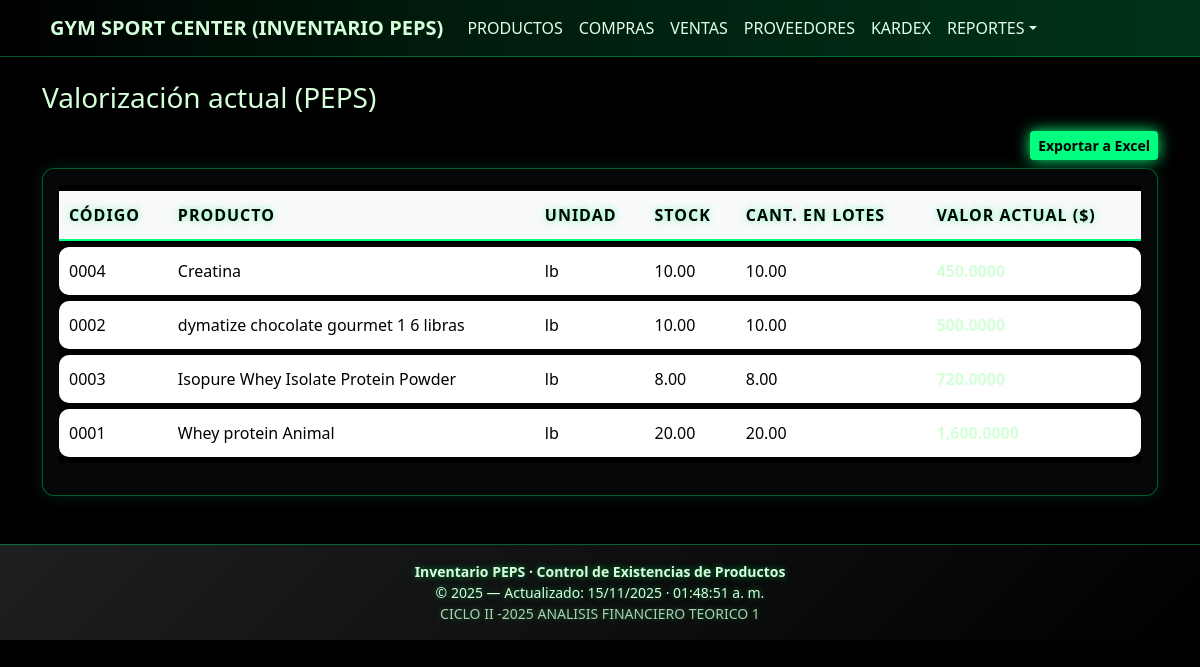
Before: /index.php?controller=reportes&action=valorizacion with the older database file.
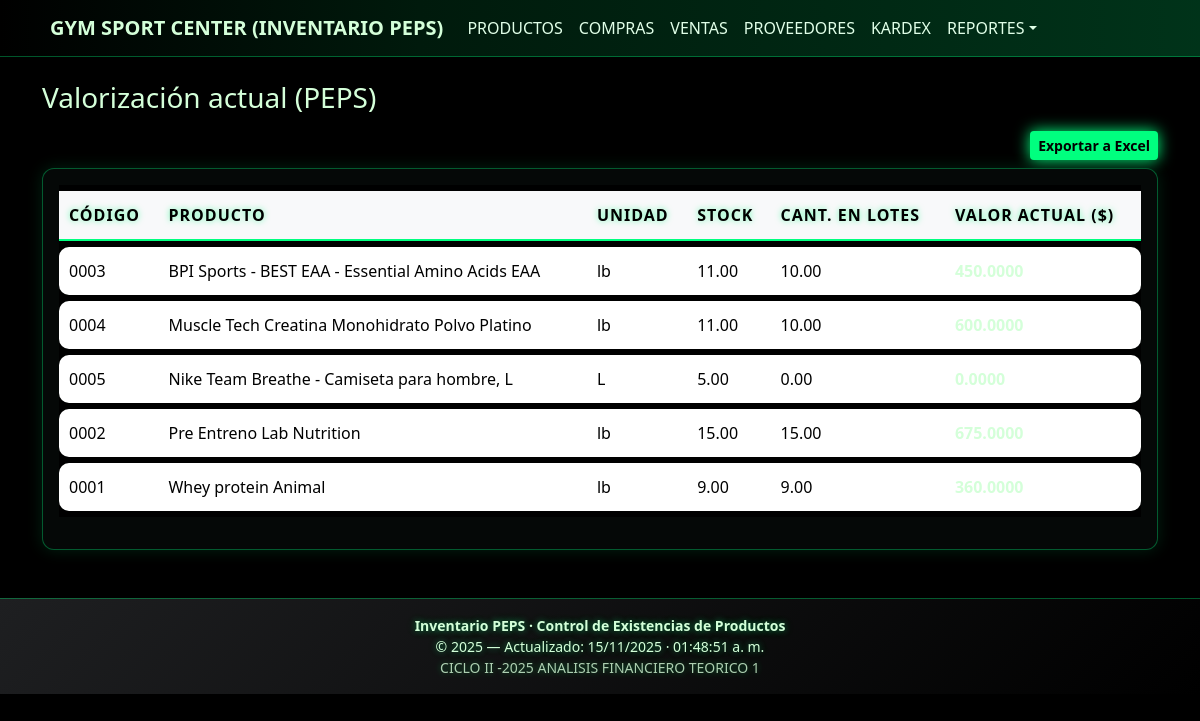
After: the same page with the newer database file.
### tables this page shows
CREATE TABLE `productos` (
  `id` int(11) NOT NULL,
  `codigo` varchar(50) DEFAULT NULL,
  `nombre` varchar(120) NOT NULL,
  `unidad` varchar(20) DEFAULT 'unidad',
  `proveedor_id` int(10) UNSIGNED DEFAULT NULL,
  `stock` decimal(12,2) NOT NULL DEFAULT 0.00,
  `creado_en` timestamp NOT NULL DEFAULT current_timestamp(),
  `imagen` varchar(255) DEFAULT NULL
);

### app/core/controller.php (called while the page is built, shortened)
<?php
class Controller {
  protected function view($view, $data = []) {
    extract($data);
    require __DIR__ . '/../views/layout/header.php';
    require __DIR__ . '/../views/' . $view . '.php';
    require __DIR__ . '/../views/layout/footer.php';
  }
}

### app/controllers/ReportesController.php (called while the page is built, shortened)
<?php
require_once __DIR__ . '/../core/Controller.php';
require_once __DIR__ . '/../models/Movimiento.php';
class ReportesController extends Controller {
  public function valorizacion() {
    $resumen = Movimiento::valorizacionActual();
    $this->view('reportes/valorizacion', compact('resumen'));
  }
}

### index.php (called while the page is built, shortened)
<?php
require_once __DIR__ . '/app/core/controller.php';
$action = $_GET['action'] ?? 'index';
$controller = new $controllerClass();
$controller->$action();

### app/models/Movimiento.php (called while the page is built, shortened)
<?php
class Movimiento {
  public static function valorizacionActual() {
    $pdo = Database::getInstance();
    $sql = "
      SELECT
        p.id     AS producto_id,
        p.codigo,
        p.nombre,
        p.unidad,
        p.stock,
        SUM(l.cantidad_disponible * l.costo_unitario) AS valor_actual,
        SUM(l.cantidad_disponible)                    AS cant_disponible
      FROM productos p
      LEFT JOIN lotes l ON l.producto_id = p.id
      GROUP BY
        p.id, p.codigo, p.nombre, p.unidad, p.stock
      ORDER BY p.nombre ASC
    ";
    return $pdo->query($sql)->fetchAll();
  }
}

### app/views/reportes/valorizacion.php (the view)
<h3 class="mb-3">Valorización actual (PEPS)</h3>
<div class="d-flex justify-content-end mb-2">
  <form method="post" action="index.php?controller=reportes&action=valorizacion_xls">
    <button class="btn btn-success btn-sm">Exportar a Excel</button>
  </form>
</div>
<div class="card shadow-sm">
  <div class="card-body table-responsive">
    <table class="table table-hover align-middle">
      <thead class="table-light">
        <tr>
          <th>Código</th><th>Producto</th><th>Unidad</th><th>Stock</th><th>Cant. en lotes</th><th>Valor actual ($)</th>
        </tr>
      </thead>
      <tbody>
        <?php foreach ($resumen as $r): ?>
          <tr>
            <td><?php echo htmlspecialchars($r['codigo']); ?></td>
            <td><?php echo htmlspecialchars($r['nombre']); ?></td>
            <td><?php echo htmlspecialchars($r['unidad']); ?></td>
            <td><?php echo number_format($r['stock'],2); ?></td>
            <td><?php echo number_format($r['cant_disponible'] ?? 0,2); ?></td>
            <td><strong><?php echo number_format($r['valor_actual'] ?? 0,4); ?></strong></td>
          </tr>
        <?php endforeach; ?>
      </tbody>
    </table>
  </div>
</div>

Changed rows visible on the page:
removed productos: codigo "0004", nombre "Creatina", unidad "lb", stock "10.00", cant_disponible "10.00"
removed productos: codigo "0002", nombre "dymatize chocolate gourmet 1 6 libras", unidad "lb", stock "10.00", cant_disponible "10.00"
removed productos: codigo "0003", nombre "Isopure Whey Isolate Protein Powder", unidad "lb", stock "8.00", cant_disponible "8.00"
removed productos: codigo "0001", nombre "Whey protein Animal", unidad "lb", stock "20.00", cant_disponible "20.00"
added productos: codigo "0003", nombre "BPI Sports - BEST EAA - Essential Amino Acids EAA", unidad "lb", stock "11.00", cant_disponible "10.00"
added productos: codigo "0004", nombre "Muscle Tech Creatina Monohidrato Polvo Platino", unidad "lb", stock "11.00", cant_disponible "10.00"
added productos: codigo "0005", nombre "Nike Team Breathe - Camiseta para hombre, L", unidad "L", stock "5.00", cant_disponible "0.00"
added productos: codigo "0002", nombre "Pre Entreno Lab Nutrition", unidad "lb", stock "15.00", cant_disponible "15.00"
added productos: codigo "0001", nombre "Whey protein Animal", unidad "lb", stock "9.00", cant_disponible "9.00"
